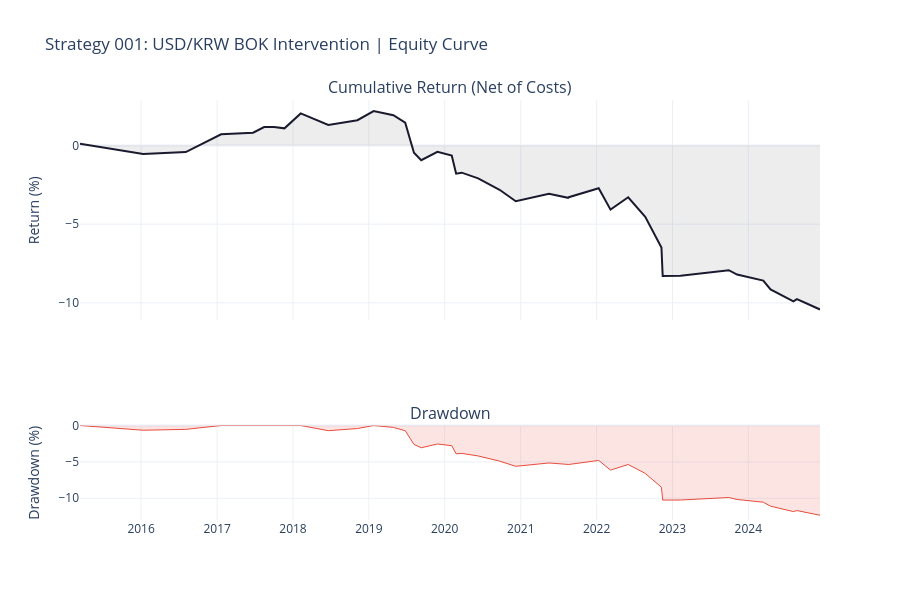

The cell this chart's notebook holds for it:
### Markdown cell above
## 6. Equity Curve

### Code cell
# ── Equity curve + drawdown ──────────────────────────────────────────────────
fig = make_subplots(rows=2, cols=1, shared_xaxes=True,
    row_heights=[0.7, 0.3],
    subplot_titles=['Cumulative Return (Net of Costs)', 'Drawdown'])

fig.add_trace(go.Scatter(
    x=trades_df['exit_date'], y=(cumrets - 1) * 100,
    name='Equity Curve', line=dict(color='#1a1a2e', width=2),
    fill='tozeroy', fillcolor='rgba(26,26,46,0.08)'
), row=1, col=1)

fig.add_trace(go.Scatter(
    x=trades_df['exit_date'], y=drawdown * 100,
    name='Drawdown', line=dict(color='#e74c3c', width=1),
    fill='tozeroy', fillcolor='rgba(231,76,60,0.15)'
), row=2, col=1)

fig.update_yaxes(title_text='Return (%)', row=1, col=1)
fig.update_yaxes(title_text='Drawdown (%)', row=2, col=1)
fig.update_layout(
    title='Strategy 001: USD/KRW BOK Intervention | Equity Curve',
    template='plotly_white', height=600, showlegend=False
)
fig.show()
